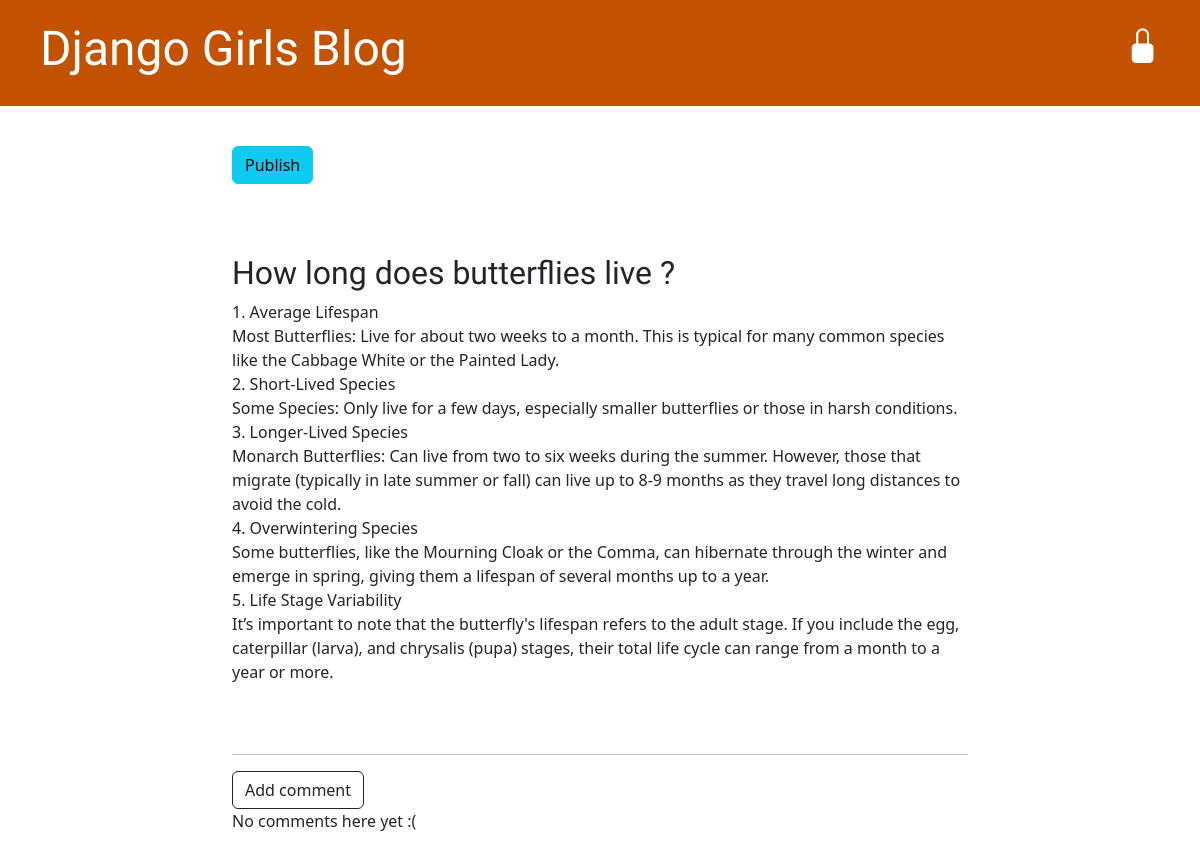
Page /post/5/ on the earlier database version.
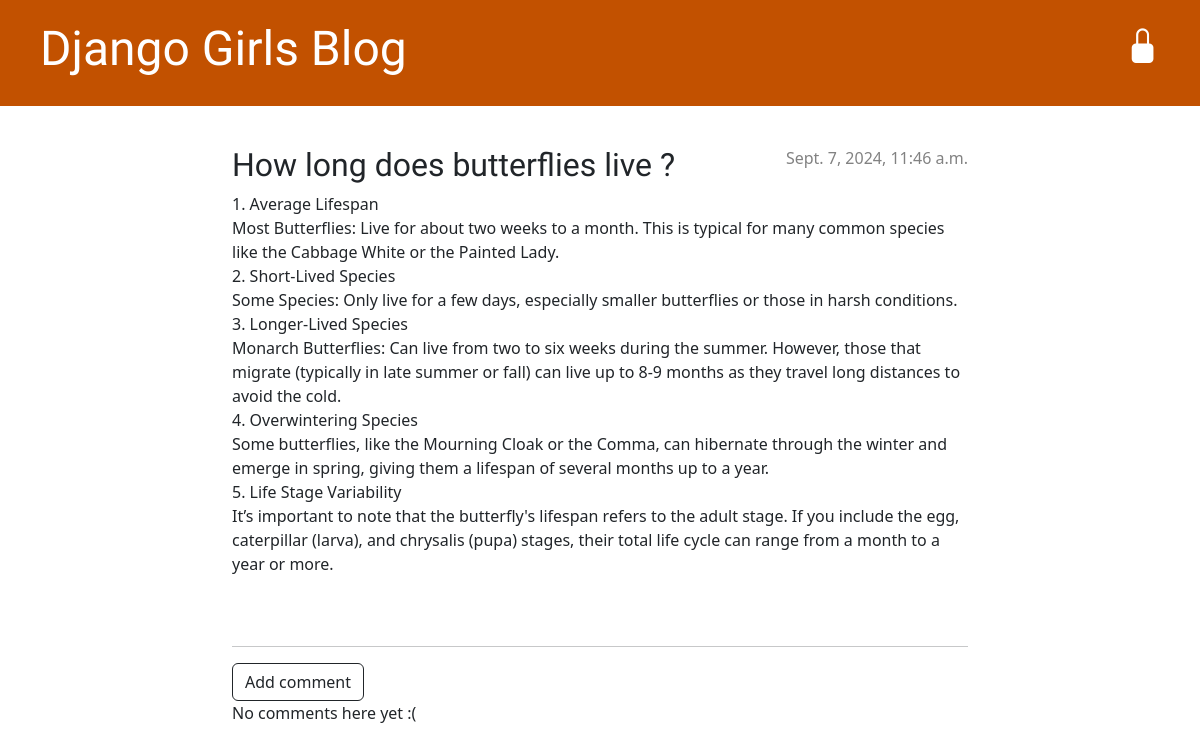
Same page on the later database version.
### blog/models.py (models this page shows, shortened)
class Post(models.Model):
    author = models.ForeignKey(settings.AUTH_USER_MODEL, on_delete=models.CASCADE)
    title = models.CharField(max_length=200)
    text = models.TextField()
    created_date = models.DateTimeField(default=timezone.now)
    published_date = models.DateTimeField(blank=True, null=True)

### blog/views.py (the view)
# urls.py: path('post/<int:pk>/', views.post_detail, name='post_detail'),
def post_detail(request, pk):
    post = get_object_or_404(Post, pk=pk)
    return render(request, 'blog/post_detail.html', {'post': post})

### blog/templates/blog/post_detail.html (shortened to what this page needs)
{% extends 'blog/base.html' %}
{% block content %}
    <article class="post">
    {% if post.published_date %}
        <div class="date">
            {{ post.published_date }}
        </div>
    {% else %}
        <form method="POST" action="{% url 'post_publish' pk=post.pk %}"class="post-form">{% csrf_token %}
            <button type="submit" class="post btn btn-info" name="publish">Publish</button>
        </form>
    {% endif %}
        <h2>{{ post.title }}</h2>
        <p>{{ post.text|linebreaksbr }}</p>
    </article>
    <hr>
    <a type="button" class="btn btn-outline-dark" href="{% url 'add_comment_to_post' pk=post.pk %}">Add comment</a>
    {% for comment in post.comments.all %}
    {% if user.is_authenticated or comment.approved_comment %}
    <div class="comment">
        <div class="date">
            {{ comment.created_date }}
            {% if not comment.approved_comment %}
                <a class="btn btn-outline-dark" href="{% url 'comment_remove' pk=comment.pk %}">
                    <i class="bi bi-x-square"></i>
                </a>
                <a class="btn btn-outline-dark" href="{% url 'comment_approve' pk=comment.pk %}">
                    <i class="bi bi-check-square"></i>
                </a>
            {% endif %}
        </div>
        <strong>{{ comment.author }}</strong>
        <p>{{ comment.text|linebreaks }}</p>
    </div>
    {% endif %}
    {% empty %}
        <p>No comments here yet :(</p>
    {% endfor %}
{% endblock %}

Differences in the rows shown:
changed Post "How long does butterflies live ?": published_date (not shown) → "Sept. 7, 2024, 11:46 a.m."
Other differences:
text no longer shown: "Publish"
